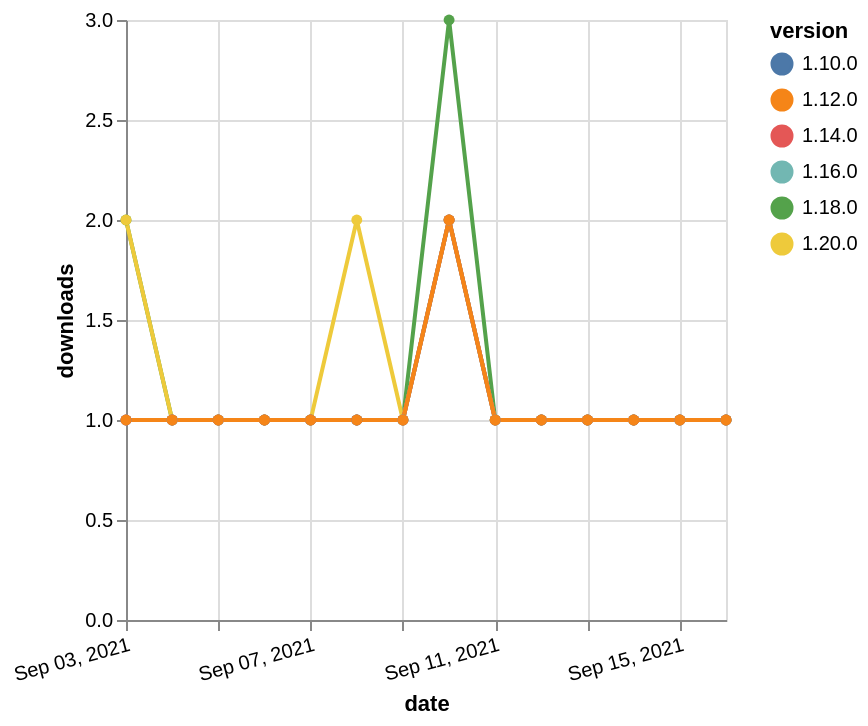

Write a Vega-Lite specification for this figure.
### Vega-Lite specification from a JSON file in a GitHub repository (floating-point values rounded to 4 significant figures)
{"$schema": "https://vega.github.io/schema/vega-lite/v5.json", "description": "A simple bar chart with embedded data.", "data": {"values": [{"date": "2021-09-03", "total": 171, "delta": 2, "version": "1.18.0"}, {"date": "2021-09-04", "total": 172, "delta": 1, "version": "1.18.0"}, {"date": "2021-09-05", "total": 173, "delta": 1, "version": "1.18.0"}, {"date": "2021-09-06", "total": 174, "delta": 1, "version": "1.18.0"}, {"date": "2021-09-07", "total": 175, "delta": 1, "version": "1.18.0"}, {"date": "2021-09-08", "total": 176, "delta": 1, "version": "1.18.0"}, {"date": "2021-09-09", "total": 177, "delta": 1, "version": "1.18.0"}, {"date": "2021-09-10", "total": 180, "delta": 3, "version": "1.18.0"}, {"date": "2021-09-11", "total": 181, "delta": 1, "version": "1.18.0"}, {"date": "2021-09-12", "total": 182, "delta": 1, "version": "1.18.0"}, {"date": "2021-09-13", "total": 183, "delta": 1, "version": "1.18.0"}, {"date": "2021-09-14", "total": 184, "delta": 1, "version": "1.18.0"}, {"date": "2021-09-15", "total": 185, "delta": 1, "version": "1.18.0"}, {"date": "2021-09-16", "total": 186, "delta": 1, "version": "1.18.0"}, {"date": "2021-09-03", "total": 233, "delta": 1, "version": "1.10.0"}, {"date": "2021-09-04", "total": 234, "delta": 1, "version": "1.10.0"}, {"date": "2021-09-05", "total": 235, "delta": 1, "version": "1.10.0"}, {"date": "2021-09-06", "total": 236, "delta": 1, "version": "1.10.0"}, {"date": "2021-09-07", "total": 237, "delta": 1, "version": "1.10.0"}, {"date": "2021-09-08", "total": 238, "delta": 1, "version": "1.10.0"}, {"date": "2021-09-09", "total": 239, "delta": 1, "version": "1.10.0"}, {"date": "2021-09-10", "total": 241, "delta": 2, "version": "1.10.0"}, {"date": "2021-09-11", "total": 242, "delta": 1, "version": "1.10.0"}, {"date": "2021-09-12", "total": 243, "delta": 1, "version": "1.10.0"}, {"date": "2021-09-13", "total": 244, "delta": 1, "version": "1.10.0"}, {"date": "2021-09-14", "total": 245, "delta": 1, "version": "1.10.0"}, {"date": "2021-09-15", "total": 246, "delta": 1, "version": "1.10.0"}, {"date": "2021-09-16", "total": 247, "delta": 1, "version": "1.10.0"}, {"date": "2021-09-03", "total": 116, "delta": 2, "version": "1.20.0"}, {"date": "2021-09-04", "total": 117, "delta": 1, "version": "1.20.0"}, {"date": "2021-09-05", "total": 118, "delta": 1, "version": "1.20.0"}, {"date": "2021-09-06", "total": 119, "delta": 1, "version": "1.20.0"}, {"date": "2021-09-07", "total": 120, "delta": 1, "version": "1.20.0"}, {"date": "2021-09-08", "total": 122, "delta": 2, "version": "1.20.0"}, {"date": "2021-09-09", "total": 123, "delta": 1, "version": "1.20.0"}, {"date": "2021-09-10", "total": 125, "delta": 2, "version": "1.20.0"}, {"date": "2021-09-11", "total": 126, "delta": 1, "version": "1.20.0"}, {"date": "2021-09-12", "total": 127, "delta": 1, "version": "1.20.0"}, {"date": "2021-09-13", "total": 128, "delta": 1, "version": "1.20.0"}, {"date": "2021-09-14", "total": 129, "delta": 1, "version": "1.20.0"}, {"date": "2021-09-15", "total": 130, "delta": 1, "version": "1.20.0"}, {"date": "2021-09-16", "total": 131, "delta": 1, "version": "1.20.0"}, {"date": "2021-09-03", "total": 149, "delta": 1, "version": "1.16.0"}, {"date": "2021-09-04", "total": 150, "delta": 1, "version": "1.16.0"}, {"date": "2021-09-05", "total": 151, "delta": 1, "version": "1.16.0"}, {"date": "2021-09-06", "total": 152, "delta": 1, "version": "1.16.0"}, {"date": "2021-09-07", "total": 153, "delta": 1, "version": "1.16.0"}, {"date": "2021-09-08", "total": 154, "delta": 1, "version": "1.16.0"}, {"date": "2021-09-09", "total": 155, "delta": 1, "version": "1.16.0"}, {"date": "2021-09-10", "total": 157, "delta": 2, "version": "1.16.0"}, {"date": "2021-09-11", "total": 158, "delta": 1, "version": "1.16.0"}, {"date": "2021-09-12", "total": 159, "delta": 1, "version": "1.16.0"}, {"date": "2021-09-13", "total": 160, "delta": 1, "version": "1.16.0"}, {"date": "2021-09-14", "total": 161, "delta": 1, "version": "1.16.0"}, {"date": "2021-09-15", "total": 162, "delta": 1, "version": "1.16.0"}, {"date": "2021-09-16", "total": 163, "delta": 1, "version": "1.16.0"}, {"date": "2021-09-03", "total": 178, "delta": 1, "version": "1.14.0"}, {"date": "2021-09-04", "total": 179, "delta": 1, "version": "1.14.0"}, {"date": "2021-09-05", "total": 180, "delta": 1, "version": "1.14.0"}, {"date": "2021-09-06", "total": 181, "delta": 1, "version": "1.14.0"}, {"date": "2021-09-07", "total": 182, "delta": 1, "version": "1.14.0"}, {"date": "2021-09-08", "total": 183, "delta": 1, "version": "1.14.0"}, {"date": "2021-09-09", "total": 184, "delta": 1, "version": "1.14.0"}, {"date": "2021-09-10", "total": 186, "delta": 2, "version": "1.14.0"}, {"date": "2021-09-11", "total": 187, "delta": 1, "version": "1.14.0"}, {"date": "2021-09-12", "total": 188, "delta": 1, "version": "1.14.0"}, {"date": "2021-09-13", "total": 189, "delta": 1, "version": "1.14.0"}, {"date": "2021-09-14", "total": 190, "delta": 1, "version": "1.14.0"}, {"date": "2021-09-15", "total": 191, "delta": 1, "version": "1.14.0"}, {"date": "2021-09-16", "total": 192, "delta": 1, "version": "1.14.0"}, {"date": "2021-09-03", "total": 196, "delta": 1, "version": "1.12.0"}, {"date": "2021-09-04", "total": 197, "delta": 1, "version": "1.12.0"}, {"date": "2021-09-05", "total": 198, "delta": 1, "version": "1.12.0"}, {"date": "2021-09-06", "total": 199, "delta": 1, "version": "1.12.0"}, {"date": "2021-09-07", "total": 200, "delta": 1, "version": "1.12.0"}, {"date": "2021-09-08", "total": 201, "delta": 1, "version": "1.12.0"}, {"date": "2021-09-09", "total": 202, "delta": 1, "version": "1.12.0"}, {"date": "2021-09-10", "total": 204, "delta": 2, "version": "1.12.0"}, {"date": "2021-09-11", "total": 205, "delta": 1, "version": "1.12.0"}, {"date": "2021-09-12", "total": 206, "delta": 1, "version": "1.12.0"}, {"date": "2021-09-13", "total": 207, "delta": 1, "version": "1.12.0"}, {"date": "2021-09-14", "total": 208, "delta": 1, "version": "1.12.0"}, {"date": "2021-09-15", "total": 209, "delta": 1, "version": "1.12.0"}, {"date": "2021-09-16", "total": 210, "delta": 1, "version": "1.12.0"}]}, "width": "container", "mark": {"type": "line", "point": {"filled": true}}, "encoding": {"x": {"field": "date", "type": "temporal", "timeUnit": "yearmonthdate", "title": "date", "axis": {"labelAngle": -15}}, "y": {"field": "delta", "type": "quantitative", "title": "downloads"}, "color": {"field": "version", "type": "nominal"}, "tooltip": {"field": "delta"}}}
